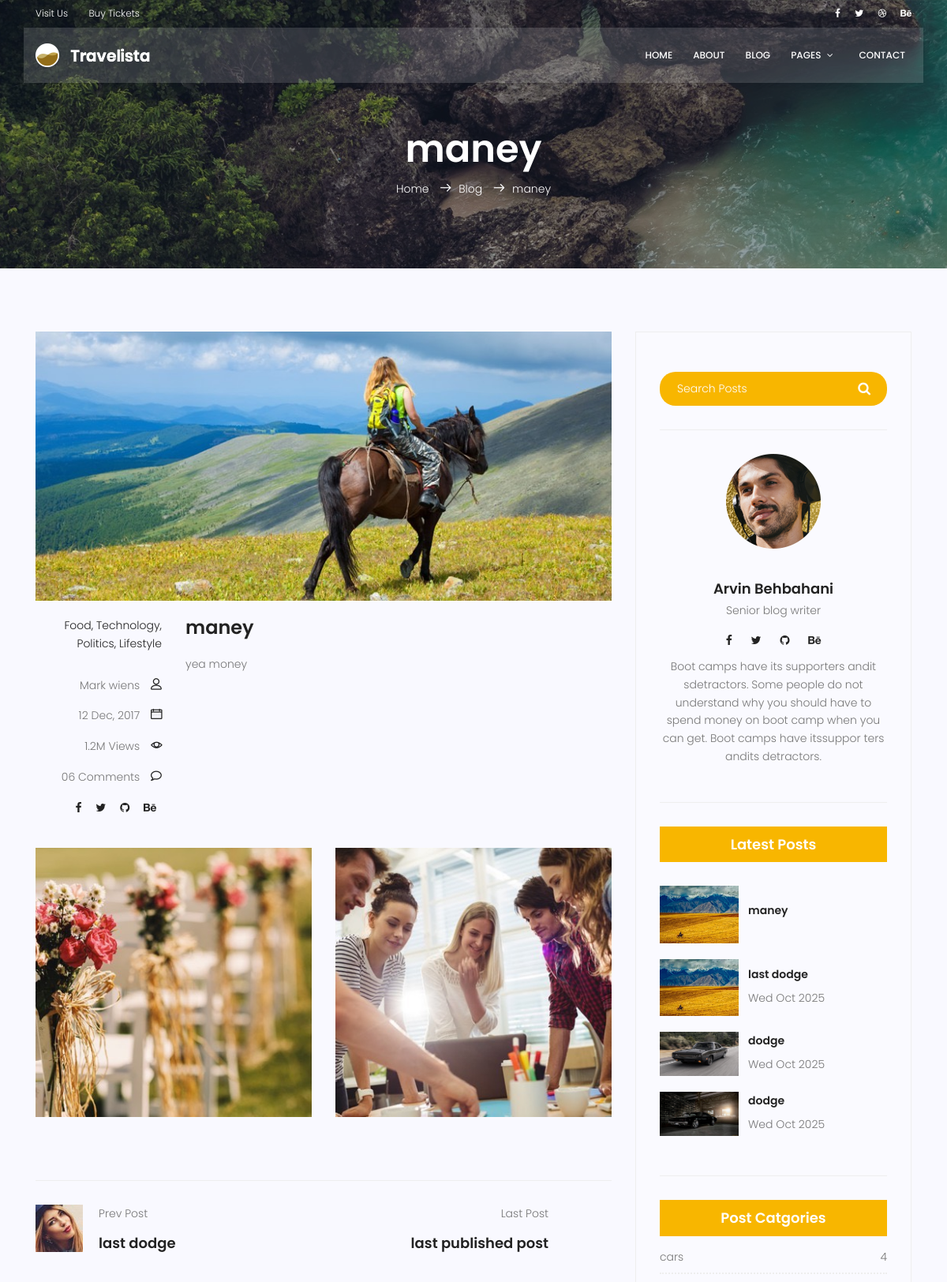
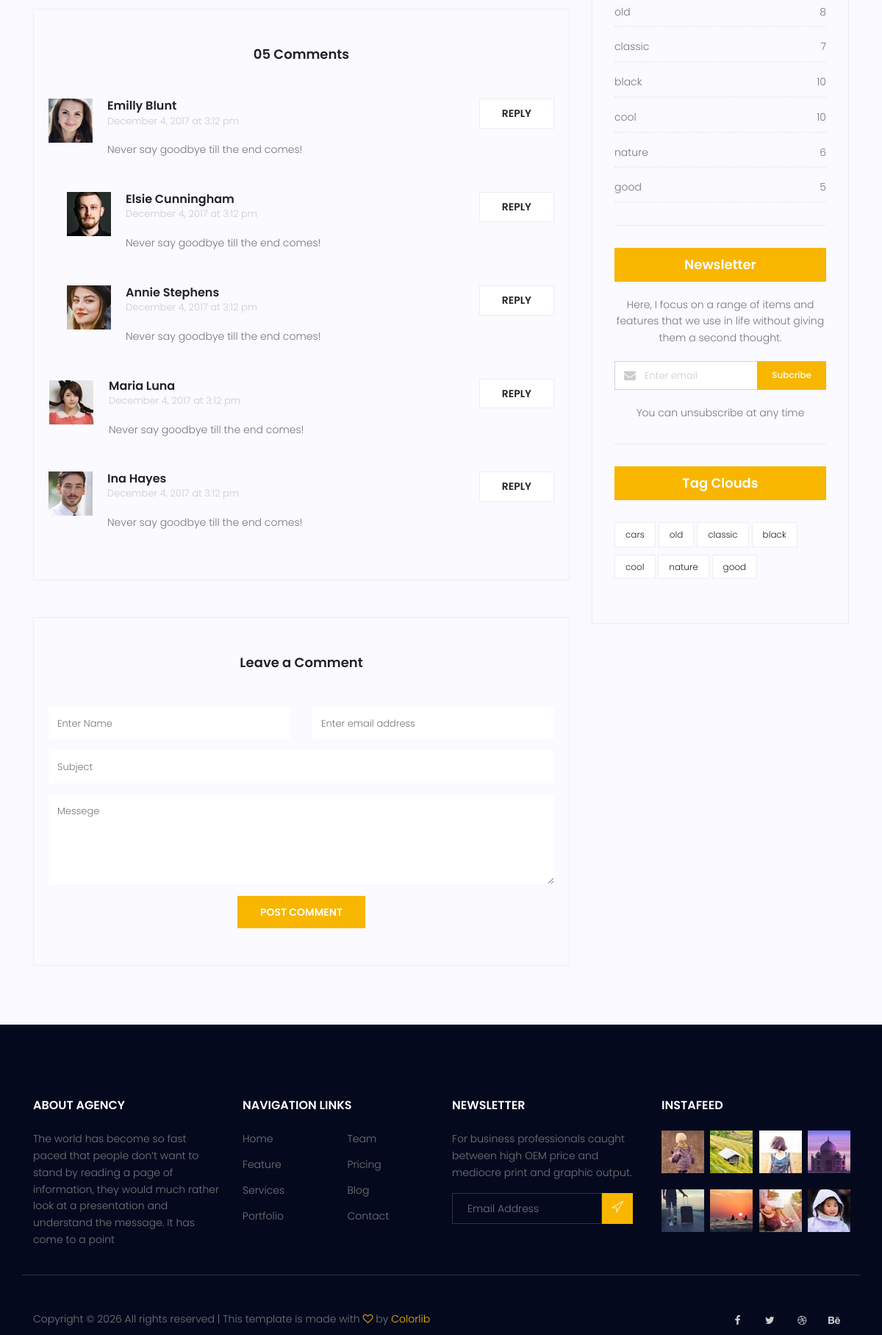
/blog/post-money-22 (upper part), run on the app's committed database (2 pictures, top to bottom).
### blog/models.py (models this page shows, shortened)
class Post(models.Model):
    image = models.ImageField(upload_to="blog/", default="blog/default.jpg")
    author = models.ForeignKey(User, on_delete=models.SET_NULL, null=True)
    category = models.ManyToManyField(Category)
    title = models.CharField(max_length=255)
    content = models.TextField()
    status = models.BooleanField(default=False)
    counted_views = models.IntegerField(default=0)
    published_date = models.DateTimeField(null=True, blank=True)
    created_time = models.DateTimeField(auto_now_add=True)
    updated_time = models.DateTimeField(auto_now=True)
    slug = models.SlugField(null=True)
    class Meta:
        ordering = ["-created_time"]

class Category(models.Model):
    category_type = models.CharField(max_length=100)

### blog/views.py (the view)
# urls.py: path("post-<slug:slug>-<int:post_id>", single_view, name="single"),
def single_view(request, slug, post_id):
    post = get_object_or_404(Post, pk=post_id, status=1)
    prev_p, next_p = get_prev_next(post_id)
    Post.objects.filter(id=post_id, slug=slug).update(
        counted_views=F("counted_views") + 1)
    paragraph = post.content.split("\n")
    context = {"post": post, "paragraph": paragraph,
               "next": next_p, "prev": prev_p}
    return render(request, "travelista/blog/blog-single.html", context)

### blog/templatetags/blog_tags.py (called while the page is built)
@register.inclusion_tag("travelista/blog/latest_posts.html")
def latest_posts(arg=3):
    posts = Post.objects.filter(status=1).order_by("-created_time")[:arg]
    return {"posts": posts}

@register.inclusion_tag("travelista/blog/post_categories.html")
def get_categories():
    categories_dict = {}
    posts = Post.objects.filter(status=1)
    categories = Category.objects.all()
    for category in categories:
        categories_dict[category.category_type] = posts.filter(
            category=category).count()
    return {"categories": categories_dict}

### blog/views.py (called while the page is built)
def get_prev_next(post_id: int):
    prev_post = None
    next_post = None
    max_id = Post.objects.aggregate(Max("id"))["id__max"]
    for prev in range(post_id-1, 0, -1):
        if Post.objects.filter(id=prev, status=1).exists():
            prev_post = get_object_or_404(Post, pk=prev, status=1)
            break
    for the_next in range(post_id+1, max_id+1):
        if Post.objects.filter(id=the_next, status=1).exists():
            next_post = get_object_or_404(Post, pk=the_next, status=1)
            break
    return prev_post, next_post

### templates/travelista/blog/blog-single.html (shortened to what this page needs)
{% extends "base.html" %}
{% load static %}
{% load blog_tags %}
{% block container %}
<section class="relative about-banner">
	<div class="overlay overlay-bg"></div>
	<div class="container">
		<div class="row d-flex align-items-center justify-content-center">
			<div class="about-content col-lg-12">
				<h1 class="text-white">
					{{post.title}}
				</h1>
				<p class="text-white link-nav"><a href="{% url 'home:index' %}">Home </a> <span
						class="lnr lnr-arrow-right"></span><a href="{%  url 'blog:home' %}">Blog <span
							class="lnr lnr-arrow-right"></span>{{post.title}}</p>
			</div>
		</div>
	</div>
</section>
<section class="post-content-area single-post-area">
	<div class="container">
		<div class="row">
			<div class="col-lg-8 posts-list">
				<div class="single-post row">
					<div class="col-lg-12">
						<div class="feature-img">
							<img class="img-fluid" src="{% static 'img/blog/feature-img1.jpg' %}" alt="">
						</div>
					</div>
					<div class="col-lg-3  col-md-3 meta-details">
						<ul class="tags">
							<li><a href="#">Food,</a></li>
							<li><a href="#">Technology,</a></li>
							<li><a href="#">Politics,</a></li>
							<li><a href="#">Lifestyle</a></li>
						</ul>
						<div class="user-details row">
							<p class="user-name col-lg-12 col-md-12 col-6"><a href="#">Mark wiens</a> <span
									class="lnr lnr-user"></span></p>
							<p class="date col-lg-12 col-md-12 col-6"><a href="#">12 Dec, 2017</a> <span
									class="lnr lnr-calendar-full"></span></p>
							<p class="view col-lg-12 col-md-12 col-6"><a href="#">1.2M Views</a> <span
									class="lnr lnr-eye"></span></p>
							<p class="comments col-lg-12 col-md-12 col-6"><a href="#">06 Comments</a> <span
									class="lnr lnr-bubble"></span></p>
							<ul class="social-links col-lg-12 col-md-12 col-6">
								<li><a href="#"><i class="fa fa-facebook"></i></a></li>
								<li><a href="#"><i class="fa fa-twitter"></i></a></li>
								<li><a href="#"><i class="fa fa-github"></i></a></li>
								<li><a href="#"><i class="fa fa-behance"></i></a></li>
							</ul>
						</div>
					</div>
					<div class="col-lg-9 col-md-9">
						<h3 class="mt-20 mb-20">{{post.title}}</h3>
						{% for par in paragraph %}
						<p>{{par}}</p>
						{% endfor %}
					</div>
					<div class="col-lg-12">
						<div class="row mt-30 mb-30">
							<div class="col-6">
								<img class="img-fluid" src="{% static 'img/blog/post-img1.jpg' %}" alt="">
							</div>
							<div class="col-6">
								<img class="img-fluid" src="{% static 'img/blog/post-img2.jpg' %}" alt="">
							</div>
						</div>
					</div>
				</div>
				<div class="navigation-area">
					<div class="row">
						{% if prev %}
						<div
							class="col-lg-6 col-md-6 col-12 nav-left flex-row d-flex justify-content-start align-items-center">
							<div class="thumb">
								<a href="{% url 'blog:single' slug=prev.slug post_id=prev.id %}"><img class="img-fluid"
										src="{% static 'img/blog/prev.jpg' %}" alt=""></a>
							</div>
							<div class="arrow">
								<a href="{% url 'blog:single' slug=prev.slug post_id=prev.id %}"></a>
							</div>
							<div class="detials">
								<p>Prev Post</p>
								<a href="{% url 'blog:single' slug=prev.slug post_id=prev.id %}">
									<h4>{{prev.title}}</h4>
								</a>
							</div>
						</div>
						{% endif %}
						{% if next %}
						<div
							class="col-lg-6 col-md-6 col-12 nav-right flex-row d-flex justify-content-end align-items-center">
							<div class="detials">
								<p>Next Post</p>
								<a href="{% url 'blog:single' slug=next.slug post_id=next.id %}">
									<h4>{{next.title}}</h4>
								</a>
							</div>
							<div class="arrow">
								<a href=""><span class="lnr text-white lnr-arrow-right"></span></a>
							</div>
							<div class="thumb">
								<a href="{% url 'blog:single' slug=next.slug post_id=next.id %}"><img class="img-fluid"
										src="{% static 'img/blog/next.jpg' %}" alt=""></a>
							</div>
						</div>
						{% else %}
						<div
							class="col-lg-6 col-md-6 col-12 nav-right flex-row d-flex justify-content-end align-items-center">
							<div class="detials">
								<p>Last Post</p>
								<h4>last published post</h4>
							</div>
						</div>
						{% endif %}
					</div>
				</div>
				<div class="comments-area">
					<h4>05 Comments</h4>
					<div class="comment-list">
						<div class="single-comment justify-content-between d-flex">
							<div class="user justify-content-between d-flex">
								<div class="thumb">
									<img src="{% static 'img/blog/c1.jpg' %}" alt="">
								</div>
								<div class="desc">
									<h5><a href="#">Emilly Blunt</a></h5>
									<p class="date">December 4, 2017 at 3:12 pm </p>
									<p class="comment">
										Never say goodbye till the end comes!
									</p>
								</div>
							</div>
							<div class="reply-btn">
								<a href="" class="btn-reply text-uppercase">reply</a>
							</div>
						</div>
					</div>
					<div class="comment-list left-padding">
						<div class="single-comment justify-content-between d-flex">
							<div class="user justify-content-between d-flex">
								<div class="thumb">
									<img src="{% static 'img/blog/c2.jpg' %}" alt="">
								</div>
								<div class="desc">
									<h5><a href="#">Elsie Cunningham</a></h5>
									<p class="date">December 4, 2017 at 3:12 pm </p>
									<p class="comment">
										Never say goodbye till the end comes!
									</p>
								</div>
							</div>
							<div class="reply-btn">
								<a href="" class="btn-reply text-uppercase">reply</a>
							</div>
						</div>
					</div>
					<div class="comment-list left-padding">
						<div class="single-comment justify-content-between d-flex">
							<div class="user justify-content-between d-flex">
								<div class="thumb">
									<img src="{% static 'img/blog/c3.jpg' %}" alt="">
								</div>
								<div class="desc">
									<h5><a href="#">Annie Stephens</a></h5>
									<p class="date">December 4, 2017 at 3:12 pm </p>
									<p class="comment">
										Never say goodbye till the end comes!
									</p>
								</div>
							</div>
							<div class="reply-btn">
								<a href="" class="btn-reply text-uppercase">reply</a>
							</div>
						</div>
					</div>
					<div class="comment-list">
						<div class="single-comment justify-content-between d-flex">
							<div class="user justify-content-between d-flex">
								<div class="thumb">
									<img src="{% static 'img/blog/c4.jpg' %}" alt="">
								</div>
								<div class="desc">
									<h5><a href="#">Maria Luna</a></h5>
									<p class="date">December 4, 2017 at 3:12 pm </p>
									<p class="comment">
										Never say goodbye till the end comes!
									</p>
								</div>
							</div>
							<div class="reply-btn">
								<a href="" class="btn-reply text-uppercase">reply</a>
							</div>
						</div>
					</div>
					<div class="comment-list">
						<div class="single-comment justify-content-between d-flex">
							<div class="user justify-content-between d-flex">
								<div class="thumb">
									<img src="{% static 'img/blog/c5.jpg' %}" alt="">
								</div>
								<div class="desc">
									<h5><a href="#">Ina Hayes</a></h5>
									<p class="date">December 4, 2017 at 3:12 pm </p>
									<p class="comment">
										Never say goodbye till the end comes!
									</p>
								</div>
							</div>
							<div class="reply-btn">
								<a href="" class="btn-reply text-uppercase">reply</a>
							</div>
						</div>
					</div>
				</div>
				<div class="comment-form">
					<h4>Leave a Comment</h4>
					<form>
						<div class="form-group form-inline">
							<div class="form-group col-lg-6 col-md-12 name">
								<input type="text" class="form-control" id="name" placeholder="Enter Name"
									onfocus="this.placeholder = ''" onblur="this.placeholder = 'Enter Name'">
							</div>
							<div class="form-group col-lg-6 col-md-12 email">
								<input type="email" class="form-control" id="email" placeholder="Enter email address"
									onfocus="this.placeholder = ''" onblur="this.placeholder = 'Enter email address'">
							</div>
						</div>
						<div class="form-group">
							<input type="text" class="form-control" id="subject" placeholder="Subject"
								onfocus="this.placeholder = ''" onblur="this.placeholder = 'Subject'">
						</div>
						<div class="form-group">
							<textarea class="form-control mb-10" rows="5" name="message" placeholder="Messege"
								onfocus="this.placeholder = ''" onblur="this.placeholder = 'Messege'"
								required=""></textarea>
						</div>
						<a href="#" class="primary-btn text-uppercase">Post Comment</a>
					</form>
				</div>
			</div>
			<div class="col-lg-4 sidebar-widgets">
				<div class="widget-wrap">
					<div class="single-sidebar-widget search-widget">
						<form class="search-form" action="#">
							<input placeholder="Search Posts" name="search" type="text" onfocus="this.placeholder = ''"
								onblur="this.placeholder = 'Search Posts'">
							<button type="submit"><i class="fa fa-search"></i></button>
						</form>
					</div>
					{% include 'travelista/blog/writer_info.html' %}
					{% latest_posts arg=4 %}
					{% get_categories %}
				</div>
			</div>
		</div>
	</div>
</section>
{% endblock %}

### templates/travelista/blog/latest_posts.html
{% load static %}
<div class="single-sidebar-widget popular-post-widget">
    <h4 class="popular-title">Latest Posts</h4>
    <div class="popular-post-list">
        {% for post in posts %}
        <div class="single-post-list d-flex flex-row align-items-center">
            <div class="thumb">
                <img class="img-fluid" src="{{post.image.url}}" alt="">
            </div>
            <div class="details">
                <a href="{% url 'blog:single' slug=post.slug post_id=post.id %}">
                    <h6>{{post.title}}</h6>
                </a>
                <p>{{post.published_date|date:"D M Y"}}</p>
            </div>
        </div>
        {% endfor %}
    </div>
</div>

### templates/travelista/blog/post_categories.html
<div class="single-sidebar-widget post-category-widget">
    <h4 class="category-title">Post Catgories</h4>
    <ul class="cat-list">
        {% for category_type,count in categories.items %}
        <li>
            <a href="{% url 'blog:categories' category_type %}" class="d-flex justify-content-between">
                <p>{{category_type}}</p>
                <p>{{count}}</p>
            </a>
        </li>
        {% endfor %}
    </ul>
</div>
<div class="single-sidebar-widget newsletter-widget">
    <h4 class="newsletter-title">Newsletter</h4>
    <p>
        Here, I focus on a range of items and features that we use in life without
        giving them a second thought.
    </p>
    <div class="form-group d-flex flex-row">
        <div class="col-autos">
            <div class="input-group">
                <div class="input-group-prepend">
                    <div class="input-group-text"><i class="fa fa-envelope" aria-hidden="true"></i>
                    </div>
                </div>
                <input type="text" class="form-control" id="inlineFormInputGroup" placeholder="Enter email"
                    onfocus="this.placeholder = ''" onblur="this.placeholder = 'Enter email'">
            </div>
        </div>
        <a href="#" class="bbtns">Subcribe</a>
    </div>
    <p class="text-bottom">
        You can unsubscribe at any time
    </p>
</div>
<div class="single-sidebar-widget tag-cloud-widget">
    <h4 class="tagcloud-title">Tag Clouds</h4>
    <ul>
        {% for category in categories %}
        <li><a href="{% url 'blog:categories' category %}">{{category}}</a></li>
        {% endfor %}
    </ul>
</div>

### data on the page
Post: title "maney", paragraph "yea money", image (placeholder picture)
Post: title "last dodge", image (placeholder picture), published_date "Wed Oct 2025"
Post: image (picture), title "dodge", published_date "Wed Oct 2025"
Post: image (picture), title "dodge", published_date "Wed Oct 2025"
Category: categories "cars", categories "cars"
Category: categories "old", categories "old"
Category: categories "classic", categories "classic"
Category: categories "black", categories "black"
Category: categories "cool", categories "cool"
Category: categories "nature", categories "nature"
Category: categories "good", categories "good"

### other printed values
{{ count }} "4" "8" "7" "10" "10" "6" "5"
